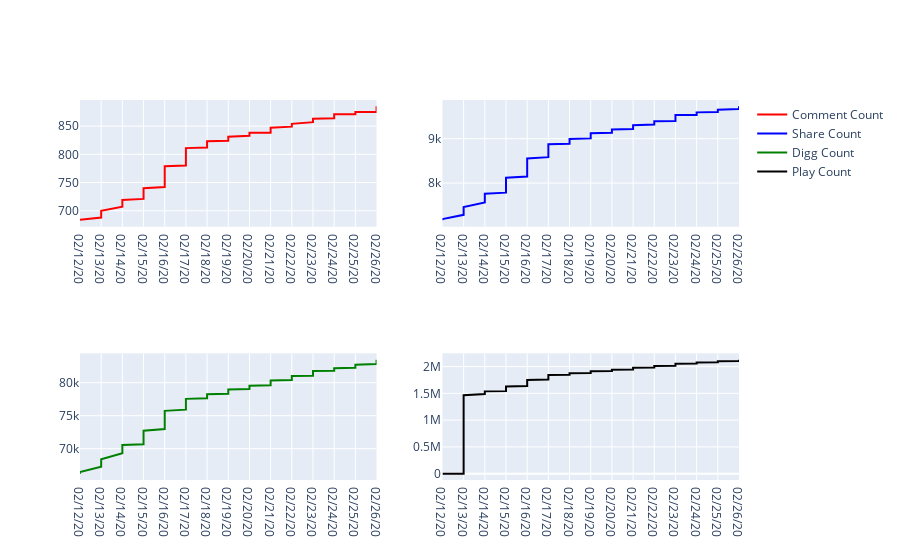

Here is the notebook cell this chart was saved with:
### Code cell
import plotly.graph_objects as go
from plotly.subplots import make_subplots

def visualize_CMD(df_final,tiktokid):
    index=df_final.index[df_final['ID'] == tiktokid].tolist()
    comment_count=df_final['Commentcount List'][index[0]]
    share_count=df_final['Sharecount List'][index[0]]
    play_count=df_final['Playcount List'][index[0]]
    digg_count=df_final['Diggcount List'][index[0]]
    scrape_time=df_final['Scrape_time List'][index[0]]

    # Initialize figure with subplots
    fig = make_subplots(
        rows=3, cols=2,
        column_widths=[0.9, 0.9],
        row_heights=[0.5, 0.2,0.5],
        specs=[[{"type": "Scatter"}, {"type": "Scatter"}],
               [None , None ],
               [{"type": "Scatter"}, {"type": "Scatter"}]])


    # Add Comment Count Scatter chart
    fig.add_trace(go.Scatter(x=scrape_time, y=comment_count, name='Comment Count',
                             line = dict(color='red', width=2)),row=1,col=1)

    # Add Share Count Scatter chart
    fig.add_trace(go.Scatter(x=scrape_time, y=share_count, name='Share Count',
                             line = dict(color='blue', width=2)),row=1,col=2)

    # Add Digg Count Scatter chart
    fig.add_trace(go.Scatter(x=scrape_time, y=digg_count, name='Digg Count',
                             line = dict(color='green', width=2)),row=3,col=1)

    # Add Playcount Count Scatter chart
    fig.add_trace(go.Scatter(x=scrape_time, y=play_count, name='Play Count',
                             line = dict(color='black', width=2)),row=3,col=2)

    return fig

fig=visualize_CMD(df_final,'6789793077612547333')
fig.show()

### Figure 1 — Plotly figure (JSON) as saved in the notebook; plotly's stock layout.template omitted (floating-point values rounded to 4 significant figures; data arrays with more than 128 entries replaced by an {"elided": "..."} marker saying what was removed)
{"data": [{"line": {"color": "red", "width": 2}, "name": "Comment Count", "type": "scatter", "x": {"elided": "215 str values"}, "xaxis": "x", "y": {"elided": "215 int values"}, "yaxis": "y"}, {"line": {"color": "blue", "width": 2}, "name": "Share Count", "type": "scatter", "x": {"elided": "215 str values"}, "xaxis": "x2", "y": {"elided": "215 int values"}, "yaxis": "y2"}, {"line": {"color": "green", "width": 2}, "name": "Digg Count", "type": "scatter", "x": {"elided": "215 str values"}, "xaxis": "x3", "y": {"elided": "215 int values"}, "yaxis": "y3"}, {"line": {"color": "black", "width": 2}, "name": "Play Count", "type": "scatter", "x": {"elided": "215 str values"}, "xaxis": "x4", "y": {"elided": "215 int values"}, "yaxis": "y4"}], "layout": {"xaxis": {"anchor": "y", "domain": [0, 0.45]}, "xaxis2": {"anchor": "y2", "domain": [0.55, 1]}, "xaxis3": {"anchor": "y3", "domain": [0, 0.45]}, "xaxis4": {"anchor": "y4", "domain": [0.55, 1]}, "yaxis": {"anchor": "x", "domain": [0.6667, 1]}, "yaxis2": {"anchor": "x2", "domain": [0.6667, 1]}, "yaxis3": {"anchor": "x3", "domain": [0, 0.3333]}, "yaxis4": {"anchor": "x4", "domain": [0, 0.3333]}}}
